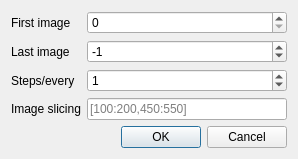
<?xml version="1.0" encoding="UTF-8"?>
<ui version="4.0">
 <class>Load</class>
 <widget class="QDialog" name="Load">
  <property name="geometry">
   <rect>
    <x>0</x>
    <y>0</y>
    <width>298</width>
    <height>159</height>
   </rect>
  </property>
  <property name="windowTitle">
   <string>Dialog</string>
  </property>
  <layout class="QFormLayout" name="formLayout">
   <item row="1" column="0">
    <widget class="QLabel" name="label">
     <property name="text">
      <string>First image</string>
     </property>
    </widget>
   </item>
   <item row="1" column="1">
    <widget class="QSpinBox" name="spinBox">
     <property name="toolTip">
      <string>&lt;html&gt;&lt;head/&gt;&lt;body&gt;&lt;p&gt;First image to load; use python notation (0 is the first image in a folder).&lt;/p&gt;&lt;/body&gt;&lt;/html&gt;</string>
     </property>
     <property name="maximum">
      <number>10000</number>
     </property>
    </widget>
   </item>
   <item row="2" column="0">
    <widget class="QLabel" name="label_2">
     <property name="text">
      <string>Last image</string>
     </property>
    </widget>
   </item>
   <item row="2" column="1">
    <widget class="QSpinBox" name="spinBox_2">
     <property name="toolTip">
      <string>&lt;html&gt;&lt;head/&gt;&lt;body&gt;&lt;p&gt;Last image to load; use python notation (-1 is the last image in a folder).&lt;/p&gt;&lt;/body&gt;&lt;/html&gt;</string>
     </property>
     <property name="showGroupSeparator" stdset="0">
      <bool>false</bool>
     </property>
     <property name="minimum">
      <number>-10000</number>
     </property>
     <property name="maximum">
      <number>10000</number>
     </property>
     <property name="value">
      <number>-1</number>
     </property>
    </widget>
   </item>
   <item row="3" column="0">
    <widget class="QLabel" name="label_3">
     <property name="text">
      <string>Steps/every</string>
     </property>
    </widget>
   </item>
   <item row="3" column="1">
    <widget class="QSpinBox" name="spinBox_3">
     <property name="minimum">
      <number>-10000</number>
     </property>
     <property name="maximum">
      <number>10000</number>
     </property>
     <property name="value">
      <number>1</number>
     </property>
    </widget>
   </item>
   <item row="4" column="0">
    <widget class="QLabel" name="label_4">
     <property name="toolTip">
      <string>&lt;html&gt;&lt;head/&gt;&lt;body&gt;&lt;p&gt;Load only a part of the images; use python notation.&lt;/p&gt;&lt;/body&gt;&lt;/html&gt;</string>
     </property>
     <property name="text">
      <string>Image slicing</string>
     </property>
    </widget>
   </item>
   <item row="4" column="1">
    <widget class="QLineEdit" name="lineEdit">
     <property name="toolTip">
      <string>&lt;html&gt;&lt;head/&gt;&lt;body&gt;&lt;p&gt;Load only a part of the images; use python notation: e.g. placeholder text.&lt;/p&gt;&lt;/body&gt;&lt;/html&gt;</string>
     </property>
     <property name="placeholderText">
      <string>[100:200,450:550]</string>
     </property>
    </widget>
   </item>
   <item row="5" column="1">
    <widget class="QDialogButtonBox" name="buttonBox">
     <property name="standardButtons">
      <set>QDialogButtonBox::Cancel|QDialogButtonBox::Ok</set>
     </property>
    </widget>
   </item>
  </layout>
 </widget>
 <resources/>
 <connections/>
</ui>
